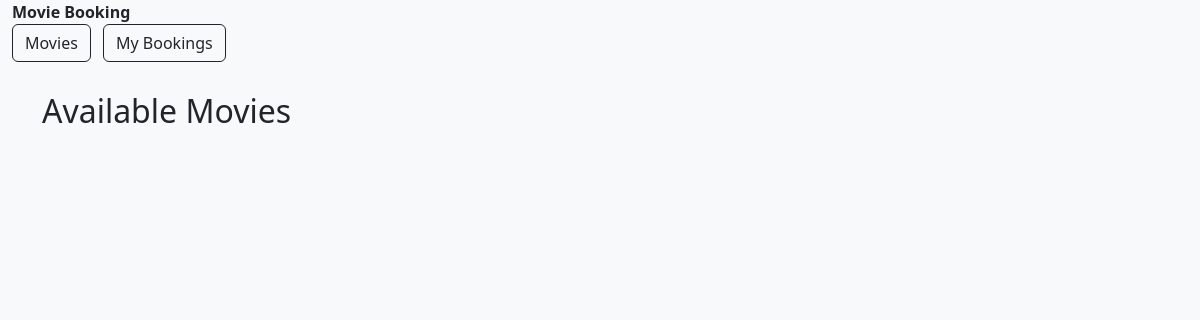
The app's page /, older data.
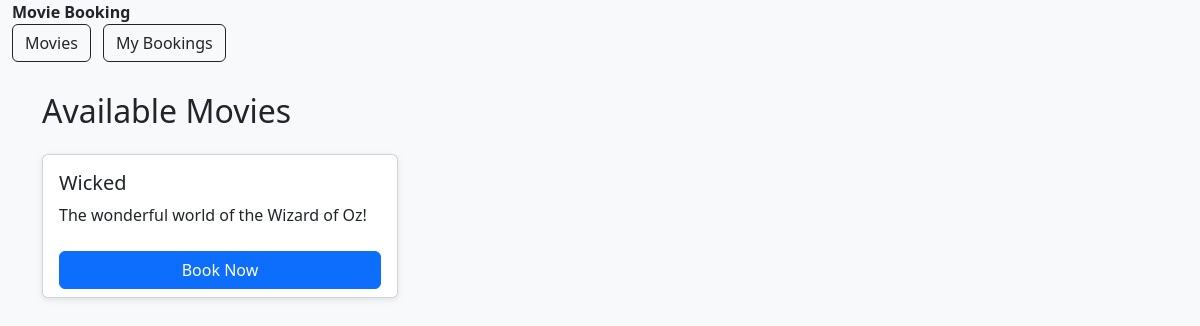
The same page, newer data.
### bookings/models.py (models this page shows)
class Movie(models.Model):
    title = models.CharField(max_length=200)
    description = models.TextField(blank=True)
    release_date = models.DateField()
    duration = models.PositiveIntegerField()

### bookings/views.py (the view)
# urls.py: path('', views.movie_list, name='movie_list'),
def movie_list(request):
    movies = Movie.objects.all()
    return render(request, 'bookings/movie_list.html', {'movies': movies})

### bookings/templates/bookings/movie_list.html (shortened to what this page needs)
{% extends 'bookings/base.html' %}
{% block content %}
<h2 class="mb-4">Available Movies</h2>
<div class="row">
    {% for movie in movies %}
    <div class="col-md-4 mb-4">
        <div class="card h-100">
            <div class="card-body">
                <h5 class="card-title">{{ movie.title }}</h5>
                <p class="card-text">{{ movie.description }}</p>
            </div>
            <div class="card-footer bg-white border-0">
                <a href="{% url 'book_seat' movie.id %}" class="btn btn-primary w-100">
                    Book Now
                </a>
            </div>
        </div>
    </div>
    {% endfor %}
</div>
{% endblock %}

Row changes from the older to the newer data that the page shows:
added Movie: title "Wicked", description "The wonderful world of the Wizard of Oz!"
